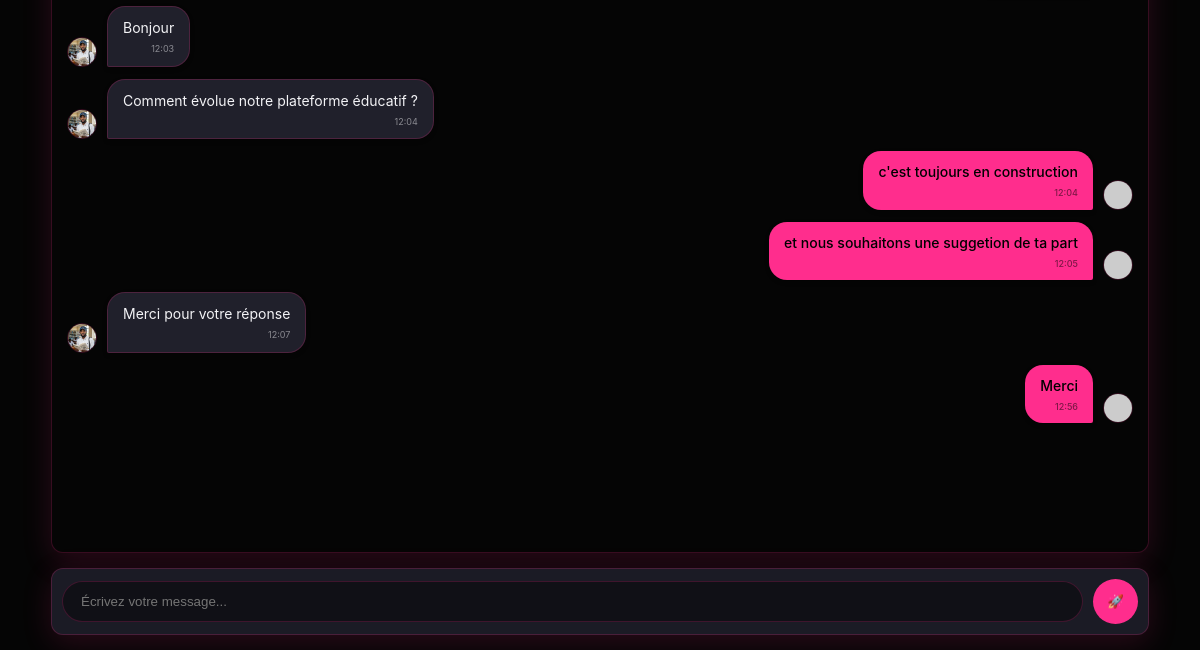
/messages/oncle (signed in, lower part), run on an earlier commit of the app's database.
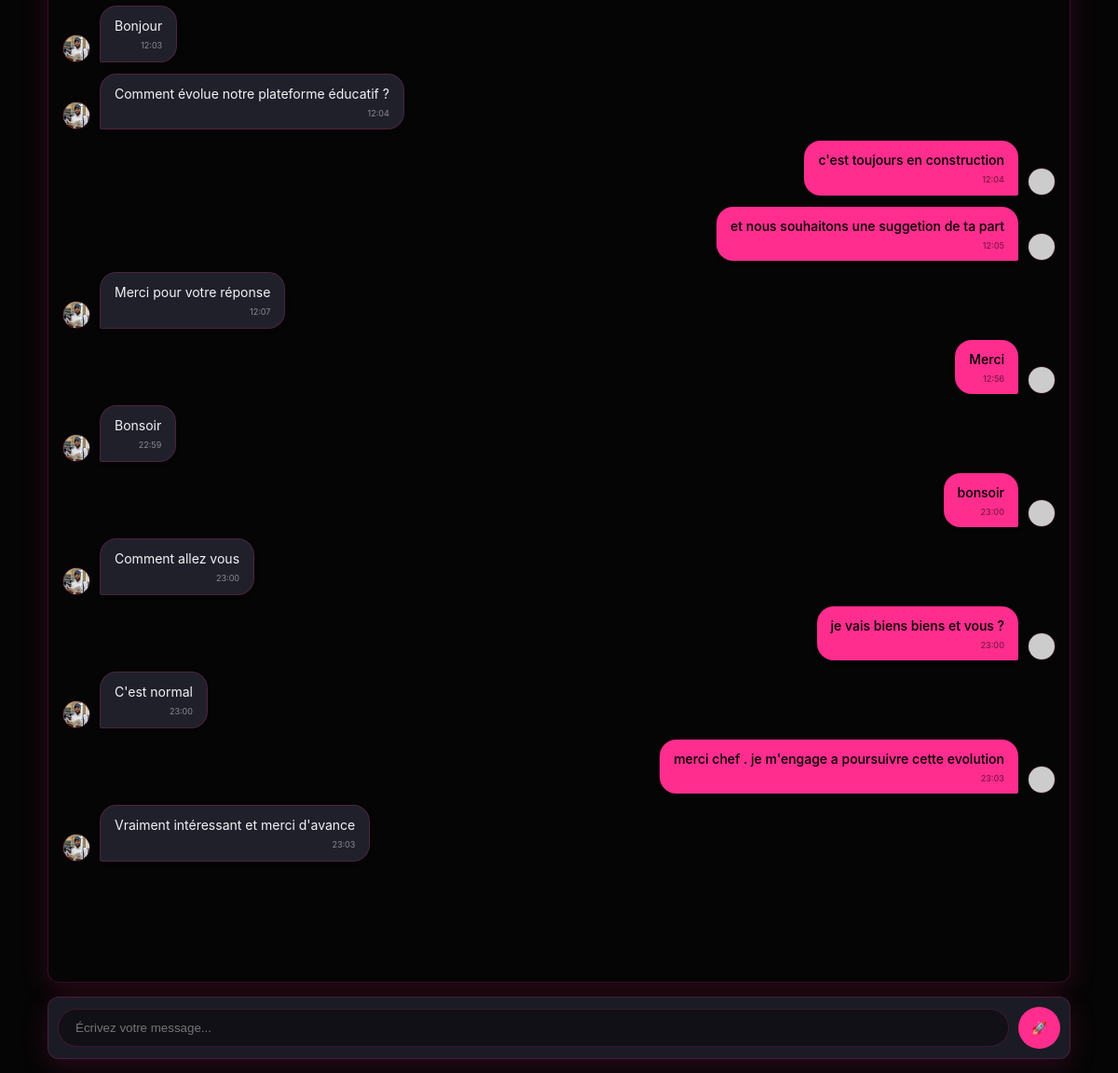
And on a later commit of the database.
### tables this page shows
CREATE TABLE messages (
  id INTEGER PRIMARY KEY AUTOINCREMENT,
  sender_id INTEGER NOT NULL,
  recipient_id INTEGER NOT NULL,
  content TEXT NOT NULL,
  created_at TEXT NOT NULL,
  is_read INTEGER NOT NULL DEFAULT 0,
  FOREIGN KEY (sender_id) REFERENCES users(id) ON DELETE CASCADE,
  FOREIGN KEY (recipient_id) REFERENCES users(id) ON DELETE CASCADE
);

CREATE TABLE users (
  id INTEGER PRIMARY KEY AUTOINCREMENT,
  username TEXT UNIQUE NOT NULL,
  identifier TEXT UNIQUE NOT NULL,
  display_name TEXT NOT NULL,
  bio TEXT DEFAULT '',
  password_hash TEXT NOT NULL,
  created_at TEXT NOT NULL
, profile_pic TEXT DEFAULT 'default_avatar.png', cover_pic TEXT DEFAULT 'default_cover.jpg', role TEXT DEFAULT 'apprenant', language TEXT DEFAULT 'fr', privacy_level TEXT DEFAULT 'public', video_pref TEXT DEFAULT 'data_saver');

### app.py (the view, shortened to what this page needs)
    @app.route("/messages/<username>", methods=["GET", "POST"])
    @login_required
    def thread(username: str):
        me = current_user()
        other = db_one("SELECT * FROM users WHERE username=?", (username.lower(),))
        if not other or other["id"] == me["id"]:
            return redirect(url_for("messages"))
        db_execute("UPDATE messages SET is_read=1 WHERE sender_id=? AND recipient_id=?",
                   (other["id"], me["id"]))
        msgs = db_all(
            "SELECT m.*, su.username AS sender_username, su.display_name AS sender_display_name, "
            "ru.username AS recipient_username, ru.display_name AS recipient_display_name "
            "FROM messages m "
            "JOIN users su ON su.id=m.sender_id "
            "JOIN users ru ON ru.id=m.recipient_id "
            "WHERE (m.sender_id=? AND m.recipient_id=?) OR (m.sender_id=? AND m.recipient_id=?) "
            "ORDER BY m.created_at ASC LIMIT 200",
            (me["id"], other["id"], other["id"], me["id"]),
        )
        return render_template("thread.html", other=other, messages=msgs)

### templates/thread.html (shortened to what this page needs)
{% extends "base.html" %}
{% block content %}
<div id="chat-window" class="card" style="height: calc(100vh - 280px); min-height: 400px; overflow-y: auto; padding: 15px; background: #050505; display: flex; flex-direction: column;">
    {% for m in messages %}
        <div class="chat-row {% if m.sender_id == me.id %}me{% else %}other{% endif %}">
            {% if m.sender_id != me.id %}
            <img src="{{ url_for('static', filename='uploads/' + (other.profile_pic if other.profile_pic else 'default_avatar.png')) }}"
                 class="avatar-chat" onerror="this.src='https://ui-avatars.com/api/?name={{ other.display_name }}&background=333&color=fff'">
            {% endif %}
            <div class="bubble">
                <div class="msg-content">{{ m.content }}</div>
                <div style="font-size: 9px; opacity: 0.5; margin-top: 4px; text-align: right;">
                    {{ m.created_at[11:16] }}
                </div>
            </div>
            {% if m.sender_id == me.id %}
            <img src="{{ url_for('static', filename='uploads/' + (me.profile_pic if me.profile_pic else 'default_avatar.png')) }}"
                 class="avatar-chat" onerror="this.src='https://ui-avatars.com/api/?name=Moi&background=ff2d8d&color=fff'">
            {% endif %}
        </div>
    {% endfor %}
</div>
<div class="card" style="margin-top: 10px; padding: 10px;">
    <div style="display: flex; gap: 10px; align-items: center;">
        <input type="text" id="msg-input" placeholder="Écrivez votre message..."
               style="flex: 1; background: rgba(0,0,0,0.4); border: 1px solid var(--border); color: white; padding: 12px 18px; border-radius: 25px; margin-bottom: 0; outline: none;"
               onkeypress="if(event.key === 'Enter') sendInstantMessage()">
        <button class="btn" onclick="sendInstantMessage()" style="border-radius: 50%; width: 45px; height: 45px; padding: 0; display: flex; align-items: center; justify-content: center; flex-shrink: 0;">
            🚀
        </button>
    </div>
</div>
{% endblock %}

### templates/base.html (shortened to what this page needs)
<!DOCTYPE html>
<html lang="fr">
<head>
  <link rel="stylesheet" href="{{ url_for('static', filename='style.css') }}">
</head>
<body>
  <main class="container">
    {% block content %}{% endblock %}
  </main>
</body>
</html>

### static/style.css (style rules this page uses)
:root { --bg: #050505; --panel: #1b1b25; --panel-glass: rgba(27, 27, 37, 0.98); --accent: #ff2d8d; --accent-dark: #e2316c; --text-main: #f3f3f6; --muted: #a7a7b4; --border: rgba(255, 45, 141, 0.2); --radius: 12px; --shadow: 0 8px 30px rgba(255, 45, 141, 0.15); --nav-height: 65px; }
* { box-sizing: border-box; margin: 0; padding: 0; }
html, body { width: 100%; max-width: 100vw; overflow-x: hidden; background-color: var(--bg); color: var(--text-main); font-family: 'Inter', system-ui, sans-serif; line-height: 1.5; }
body { padding-top: calc(var(--nav-height) + 15px); }
.container { max-width: 1128px; margin: 0 auto; padding: 0 15px; }
.card { background: var(--panel); border: 1px solid var(--border); border-radius: var(--radius); padding: 15px; margin-bottom: 15px; box-shadow: var(--shadow); }
.me .bubble { background-color: var(--accent); color: #000; border-radius: 15px 15px 2px 15px; font-weight: 600; }
.btn { background: var(--accent); color: #000; padding: 10px 20px; border-radius: 30px; font-weight: 800; border: none; cursor: pointer; }

### templates/thread.html (style rules this page uses)
.chat-row.me { justify-content: flex-end; }
.chat-row.other { justify-content: flex-start; }
.me .bubble { background-color: var(--accent); color: #000; border-radius: 18px 18px 2px 18px; font-weight: 500; }
.other .bubble { background-color: #20202b; color: #f3f3f6; border-radius: 18px 18px 18px 2px; border: 1px solid var(--border); }

What changed in the data, as far as the page shows it:
added messages: profile_pic (picture), content "Bonsoir", created_at "22:59"
added messages: content "bonsoir", created_at "23:00"
added messages: profile_pic (picture), content "Comment allez vous", created_at "23:00"
added messages: content "je vais biens biens et vous ?", created_at "23:00"
added messages: profile_pic (picture), content "C'est normal", created_at "23:00"
added messages: content "merci chef . je m'engage a poursuivre cette evolution", created_at "23:03"
added messages: profile_pic (picture), content "Vraiment intéressant et merci d'avance", created_at "23:03"
